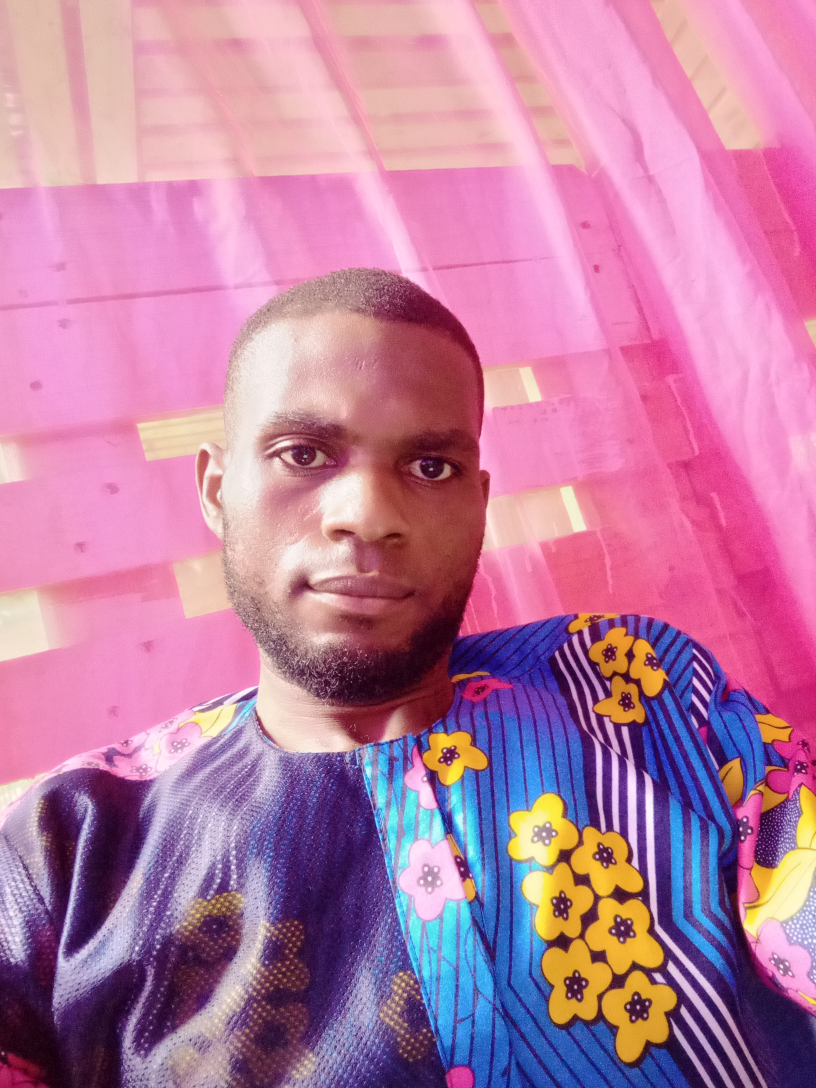
#> input picture data/images/klaus.jpg, 2448 x 3264 px (shown at 1/3 size)
$ python thresholding.py
#> lines starting #> are read from the running program, lines starting #| are printed output that depends on the picture; after the words box and inside, x2 and y2 are one past the last pixel; in counts of white or black regions, pixels touching at a corner belong together
import cv2 as cv

img1 = cv.imread('data/images/klaus.jpg')
#> img1 is the input picture: shape (3264, 2448, 3); mean B, G, R 161.9, 126.9, 189
img = cv.resize(img1, (500,500), interpolation=cv.INTER_AREA)
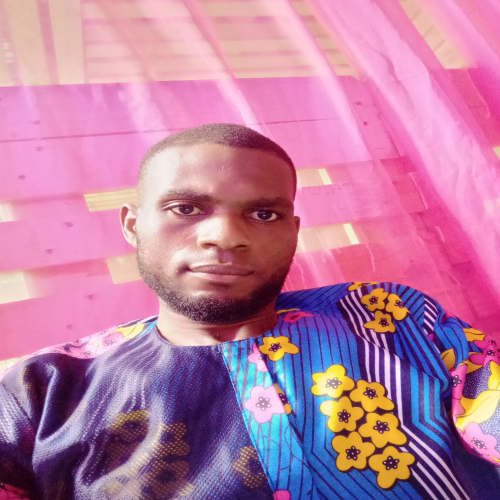
#> img: shape (500, 500, 3); mean B, G, R 161.9, 126.9, 189
cv.imshow('Person', img)

gray = cv.cvtColor(img, cv.COLOR_BGR2GRAY)
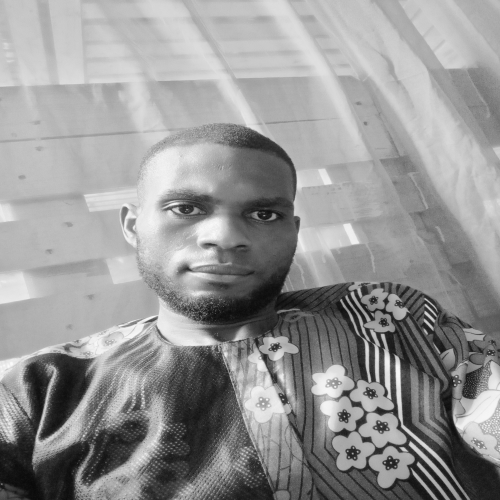
#> gray: shape (500, 500); min 9, max 251, mean 149.4
cv.imshow('Gray', gray)

# Simple Thresholding (Manually Specify the thresholding values)
threshold, thresh = cv.threshold(gray, 225, 255, cv.THRESH_BINARY)
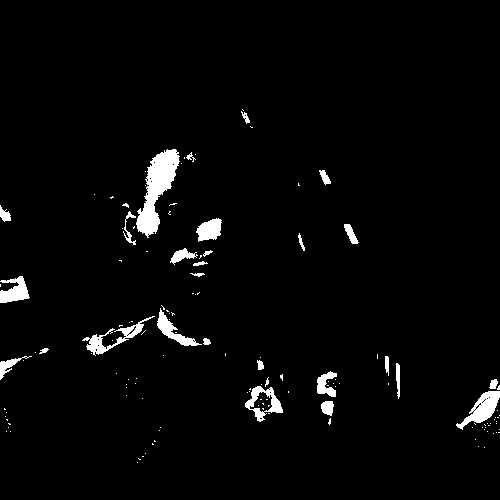
#> thresh: shape (500, 500); 2.9% white; 138 white regions (110 under 20 px), largest, box (x1, y1, x2, y2) and area: (136, 149, 180, 238) 1750, (456, 391, 500, 430) 688, (82, 316, 155, 356) 612
cv.imshow('Simple Threshold', thresh)
threshold, thresh_inverse = cv.threshold(gray, 225, 255, cv.THRESH_BINARY_INV)
cv.imshow('Simple Inverse Threshold', thresh_inverse)

# Adaptive Thresholding (Computer finds the threshold value)
adaptive_thresh = cv.adaptiveThreshold(gray, 255, cv.ADAPTIVE_THRESH_MEAN_C, cv.THRESH_BINARY, 11, 3)
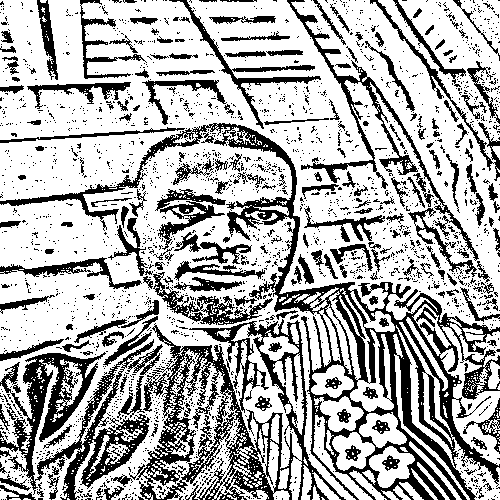
#> adaptive_thresh: shape (500, 500); 68.9% white; 2222 black regions (2004 under 20 px), largest, box (x1, y1, x2, y2) and area: (0, 123, 500, 500) 19427, (129, 319, 346, 500) 11503, (0, 339, 154, 500) 7941
cv.imshow('Adaptive Thresholding', adaptive_thresh)
# adaptive_thresh_inverse = cv.adaptiveThreshold(gray, 255, cv.ADAPTIVE_THRESH_MEAN_C, cv.THRESH_BINARY_INV, 11, 9)
# cv.imshow('Adaptive Inverse Thresholding', adaptive_thresh_inverse)
adaptive_thresh_g = cv.adaptiveThreshold(gray, 255, cv.ADAPTIVE_THRESH_GAUSSIAN_C, cv.THRESH_BINARY, 11, 3)
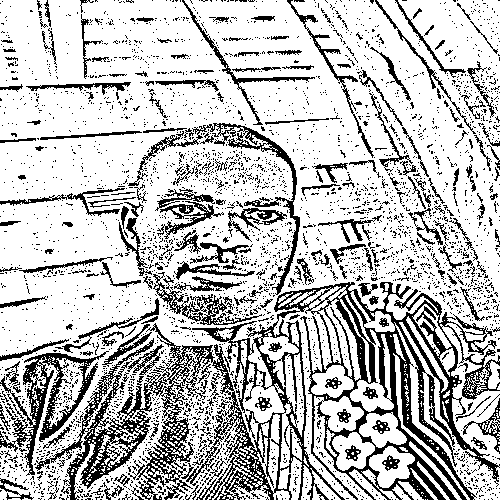
#> adaptive_thresh_g: shape (500, 500); 75% white; black in thin lines or dots
cv.imshow('Adaptive Gaussian Thresholding', adaptive_thresh_g)

cv.waitKey(0)

$ run again, with data/images/animal1.jpeg copied over data/images/klaus.jpg
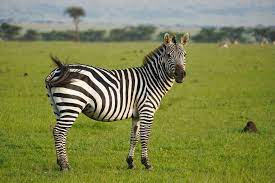
#> input picture data/images/animal1.jpeg, 275 x 183 px
#> img1 is the input picture: shape (183, 275, 3); mean B, G, R 77.2, 132.8, 126.8
#> `threshold, thresh = cv.threshold(gray, 225, 255, cv.THRESH_BINARY)`:
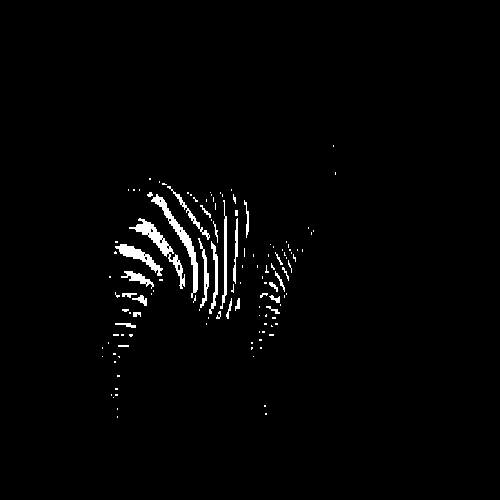
#> thresh: shape (500, 500); 1.8% white; 126 white regions (98 under 20 px), largest, box (x1, y1, x2, y2) and area: (151, 194, 198, 298) 710, (129, 218, 185, 289) 679, (115, 244, 163, 276) 442
#> adaptive_thresh: shape (500, 500); 68.8% white; 1423 black regions (848 under 20 px), largest, box (x1, y1, x2, y2) and area: (82, 142, 235, 333) 10523, (236, 126, 322, 380) 5747, (276, 82, 349, 227) 2997
#> `adaptive_thresh_g = cv.adaptiveThreshold(gray, 255, cv.ADAPTIVE_THRESH..`:
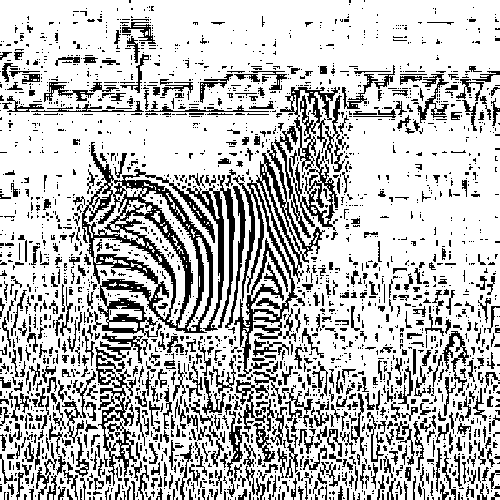
#> adaptive_thresh_g: shape (500, 500); 74.2% white; black in thin lines or dots

$ run again, with data/images/animal2.jpeg copied over data/images/klaus.jpg
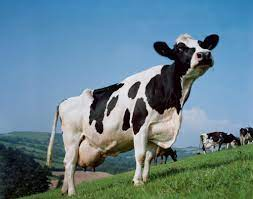
#> input picture data/images/animal2.jpeg, 253 x 199 px
#> img1 is the input picture: shape (199, 253, 3); mean B, G, R 140.9, 128.7, 99.3
#> `threshold, thresh = cv.threshold(gray, 225, 255, cv.THRESH_BINARY)`:
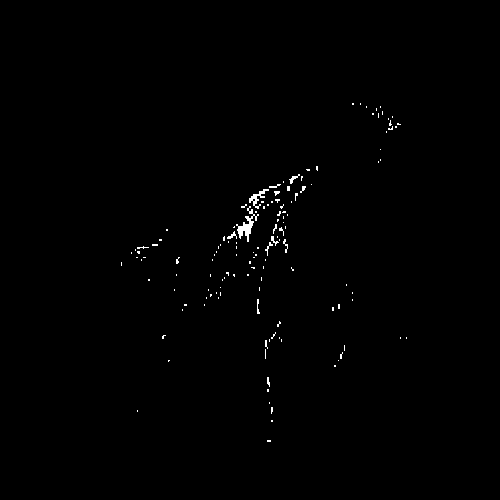
#> thresh: shape (500, 500); 0.5% white in thin lines or dots, all inside (x1, y1, x2, y2) = (121, 103, 407, 442)
#> adaptive_thresh: shape (500, 500); 78.2% white; 687 black regions (467 under 20 px), largest, box (x1, y1, x2, y2) and area: (286, 80, 423, 289) 7815, (134, 330, 296, 500) 5267, (271, 276, 361, 485) 4514
#> `adaptive_thresh_g = cv.adaptiveThreshold(gray, 255, cv.ADAPTIVE_THRESH..`:
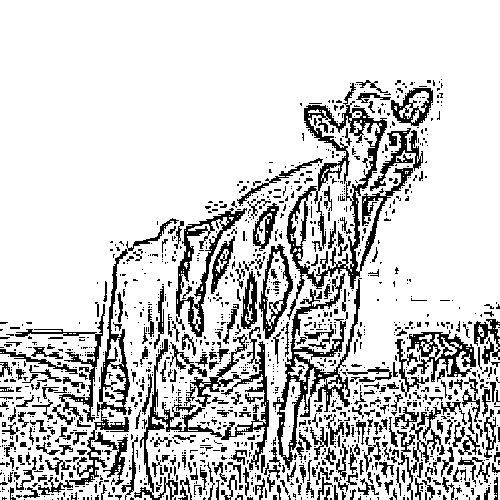
#> adaptive_thresh_g: shape (500, 500); 81.2% white; 1500 black regions (1205 under 20 px), largest, box (x1, y1, x2, y2) and area: (286, 83, 423, 320) 5668, (134, 327, 269, 500) 3492, (273, 273, 362, 470) 3226

$ run again, with data/images/animal4.jpeg copied over data/images/klaus.jpg
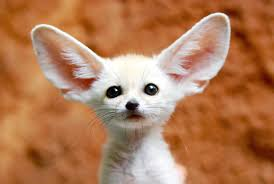
#> input picture data/images/animal4.jpeg, 274 x 184 px
#> img1 is the input picture: shape (184, 274, 3); mean B, G, R 87.2, 123.9, 178.2
#> `threshold, thresh = cv.threshold(gray, 225, 255, cv.THRESH_BINARY)`:
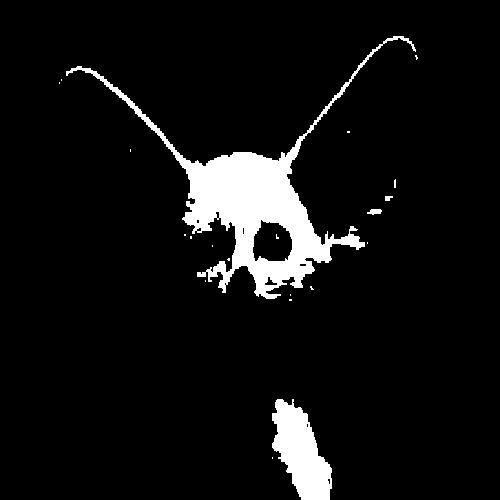
#> thresh: shape (500, 500); 6.9% white; 21 white regions (17 under 20 px), largest, box (x1, y1, x2, y2) and area: (66, 36, 416, 299) 13383, (272, 399, 332, 500) 3613, (367, 209, 382, 215) 64, (385, 196, 393, 201) 31
#> adaptive_thresh: shape (500, 500); 81.8% white; 1929 black regions (1612 under 20 px), largest, box (x1, y1, x2, y2) and area: (281, 21, 445, 277) 3598, (61, 73, 190, 247) 2749, (44, 60, 258, 166) 2229
#> `adaptive_thresh_g = cv.adaptiveThreshold(gray, 255, cv.ADAPTIVE_THRESH..`:
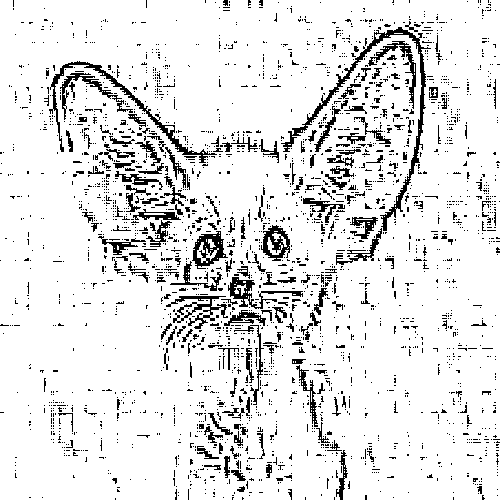
#> adaptive_thresh_g: shape (500, 500); 89.4% white; black in thin lines or dots
